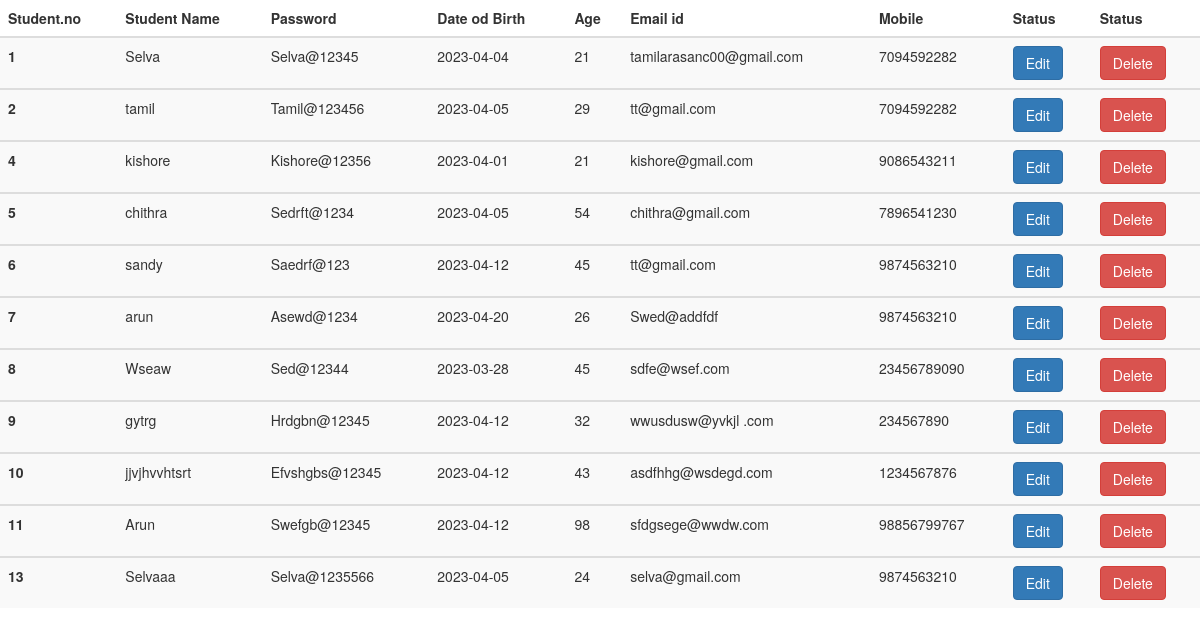
The app's page /admin.php with its own data.
### tables this page shows
CREATE TABLE `student_info` (
  `id` int(11) NOT NULL,
  `stud_name` varchar(200) NOT NULL,
  `password` varchar(200) NOT NULL,
  `dob` varchar(200) NOT NULL,
  `age` varchar(200) NOT NULL,
  `email` varchar(200) NOT NULL,
  `mobile` varchar(200) NOT NULL
);

### admin.php (the view, shortened to what this page needs)
<!DOCTYPE html>
<html lang="en">
<head>
    <link rel="stylesheet" href="https://maxcdn.bootstrapcdn.com/bootstrap/3.4.1/css/bootstrap.min.css">
</head>
<body>
<table class="table table-striped">
  <thead>
    <tr>
      <th scope="col">Student.no</th>
      <th scope="col">Student Name</th>
      <th scope="col">Password</th>
      <th scope="col">Date od Birth</th>
      <th scope="col">Age</th>
      <th scope="col">Email id</th>
      <th scope="col">Mobile</th>
      <th scope="col">Status</th>
      <th scope="col">Status</th>
    </tr>
  </thead>
  <?php
      include ('db.php');
      $res=mysqli_query($conn,"SELECT * from student_info ORDER BY id ASC ");
      while($row=mysqli_fetch_array($res)) {
        echo'
  <tbody>
    <tr>
      <th scope="row">'.$row['id'].'</th>
      <td>'.$row['stud_name'].'</td>
      <td>'.$row['password'].'</td>
      <td>'.$row['dob'].'</td>
      <td>'.$row['age'].'</td>
      <td>'.$row['email'].'</td>
      <td>'.$row['mobile'].'</td>
      <td><a href="edit.php?id='.$row['id'].'"><button class="btn btn-primary">Edit</button></a></td>
      <td><a href="delete.php?deleteid='.$row['id'].'"><button class="btn btn-danger">Delete</button></a></td>
    </tr>
  </tbody>';
      }
      ?>
</table>
</body>
</html>

### records on screen
student_info: id "1", stud_name "Selva", password "Selva@12345", dob "2023-04-04", age "21", email "tamilarasanc00@gmail.com", mobile "7094592282"
student_info: id "2", stud_name "tamil", password "Tamil@123456", dob "2023-04-05", age "29", email "tt@gmail.com", mobile "7094592282"
student_info: id "4", stud_name "kishore", password "Kishore@12356", dob "2023-04-01", age "21", email "kishore@gmail.com", mobile "9086543211"
student_info: id "5", stud_name "chithra", password "Sedrft@1234", dob "2023-04-05", age "54", email "chithra@gmail.com", mobile "7896541230"
student_info: id "6", stud_name "sandy", password "Saedrf@123", dob "2023-04-12", age "45", email "tt@gmail.com", mobile "9874563210"
student_info: id "7", stud_name "arun", password "Asewd@1234", dob "2023-04-20", age "26", email "Swed@addfdf", mobile "9874563210"
student_info: id "8", stud_name "Wseaw", password "Sed@12344", dob "2023-03-28", age "45", email "sdfe@wsef.com", mobile "23456789090"
student_info: id "9", stud_name "gytrg", password "Hrdgbn@12345", dob "2023-04-12", age "32", email "wwusdusw@yvkjl .com", mobile "234567890"
student_info: id "10", stud_name "jjvjhvvhtsrt", password "Efvshgbs@12345", dob "2023-04-12", age "43", email "asdfhhg@wsdegd.com", mobile "1234567876"
student_info: id "11", stud_name "Arun", password "Swefgb@12345", dob "2023-04-12", age "98", email "sfdgsege@wwdw.com", mobile "98856799767"
student_info: id "13", stud_name "Selvaaa", password "Selva@1235566", dob "2023-04-05", age "24", email "selva@gmail.com", mobile "9874563210"
